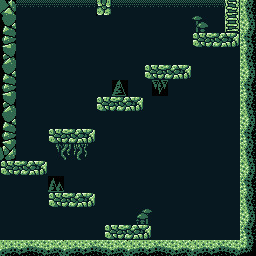

Rendered tile map (Tiled .tmx) drawn with the repository's tilesets; below, a short description and the full map source, tile grids included:
An orthogonal 32x32 tile map with 8x8 px tiles, 1 tile layer (Tile Layer 1).

<map version="1.5" tiledversion="1.7.2" orientation="orthogonal" renderorder="right-down" width="32" height="32" tilewidth="8" tileheight="8" infinite="0" nextlayerid="2" nextobjectid="1">
 <tileset firstgid="1" source="caveset2.tsx" />
 <layer id="1" name="Tile Layer 1" width="32" height="32">
  <data encoding="csv">
329,330,77,77,77,77,77,77,77,77,77,77,626,627,77,77,77,77,77,77,77,77,77,77,77,77,77,77,251,252,481,482,
359,360,152,152,152,152,152,152,152,152,152,152,656,657,152,152,152,152,152,152,152,152,152,152,152,152,152,152,281,282,511,512,
449,450,152,152,152,152,152,152,152,152,152,152,152,152,152,152,152,152,152,152,152,152,152,152,373,374,152,152,311,312,541,542,
479,480,152,152,152,152,152,152,152,152,152,152,152,152,152,152,152,152,152,152,152,152,152,152,403,404,152,152,341,342,571,572,
509,510,152,152,152,152,152,152,152,152,152,152,152,152,152,152,152,152,152,152,152,152,152,152,181,182,183,184,185,186,601,602,
539,540,152,152,152,152,152,152,152,152,152,152,152,152,152,152,152,152,152,152,152,152,152,152,211,212,213,214,215,216,631,632,
389,390,152,152,152,152,152,152,152,152,152,152,152,152,152,152,152,152,152,152,152,152,152,152,152,152,152,152,152,152,481,482,
419,420,152,152,152,152,152,152,152,152,152,152,152,152,152,152,152,152,152,152,152,152,152,152,152,152,152,152,152,152,511,512,
449,450,152,152,152,152,152,152,152,152,152,152,152,152,152,152,152,152,181,182,183,184,185,186,152,152,152,152,152,152,541,542,
479,480,152,152,152,152,152,152,152,152,152,152,152,152,152,152,152,152,211,212,213,214,215,216,152,152,152,152,152,152,571,572,
509,510,152,152,152,152,152,152,152,152,152,152,152,152,363,364,152,152,152,367,368,152,152,152,152,152,152,152,152,152,601,602,
539,540,152,152,152,152,152,152,152,152,152,152,152,152,393,394,152,152,152,397,398,152,152,152,152,152,152,152,152,152,631,632,
389,390,152,152,152,152,152,152,152,152,152,152,181,182,183,184,185,186,152,152,152,152,152,152,152,152,152,152,152,152,481,482,
419,420,152,152,152,152,152,152,152,152,152,152,211,212,213,214,215,216,152,152,152,152,152,152,152,152,152,152,152,152,511,512,
449,450,152,152,152,152,152,152,152,152,152,152,152,152,152,152,152,152,152,152,152,152,152,152,152,152,152,152,152,152,541,542,
479,480,152,152,152,152,152,152,152,152,152,152,152,152,152,152,152,152,152,152,152,152,152,152,152,152,152,152,152,152,571,572,
509,510,152,152,152,152,181,182,183,184,185,186,152,152,152,152,152,152,152,152,152,152,152,152,152,152,152,152,152,152,601,602,
539,540,152,152,152,152,211,212,213,214,215,216,152,152,152,152,152,152,152,152,152,152,152,152,152,152,152,152,152,152,631,632,
569,570,152,152,152,152,152,375,376,315,316,152,152,152,152,152,152,152,152,152,152,152,152,152,152,152,152,152,152,152,481,482,
599,600,152,152,152,152,152,405,406,345,346,152,152,152,152,152,152,152,152,152,152,152,152,152,152,152,152,152,152,152,511,512,
181,182,183,184,185,186,152,152,152,152,152,152,152,152,152,152,152,152,152,152,152,152,152,152,152,152,152,152,152,152,541,542,
211,212,213,214,215,216,152,152,152,152,152,152,152,152,152,152,152,152,152,152,152,152,152,152,152,152,152,152,152,152,571,572,
152,152,152,152,152,152,365,366,152,152,152,152,152,152,152,152,152,152,152,152,152,152,152,152,152,152,152,152,152,152,601,602,
152,152,152,152,152,152,395,396,152,152,152,152,152,152,152,152,152,152,152,152,152,152,152,152,152,152,152,152,152,152,631,632,
152,152,152,152,152,152,181,182,183,184,185,186,152,152,152,152,152,152,152,152,152,152,152,152,152,152,152,152,152,152,481,482,
152,152,152,152,152,152,211,212,213,214,215,216,152,152,152,152,152,152,152,152,152,152,152,152,152,152,152,152,152,152,511,512,
152,152,152,152,152,152,152,152,152,152,152,152,152,152,152,152,152,313,314,152,152,152,152,152,152,152,152,152,152,152,541,542,
152,152,152,152,152,152,152,152,152,152,152,152,152,152,152,152,152,343,344,152,152,152,152,152,152,152,152,152,152,152,571,572,
152,152,152,152,152,152,152,152,152,152,152,152,152,181,182,183,184,185,186,152,152,152,152,152,152,152,152,152,152,152,601,602,
152,152,152,152,152,152,152,152,152,152,152,152,152,211,212,213,214,215,216,152,152,152,152,152,152,152,152,152,152,152,631,632,
422,423,424,425,426,427,428,429,422,423,424,425,426,427,428,429,422,423,424,425,426,427,428,429,422,423,424,425,426,427,607,608,
452,453,454,455,456,457,458,459,452,453,454,455,456,457,458,459,452,453,454,455,456,457,458,459,452,453,454,455,456,457,637,638
</data>
 </layer>
</map>
